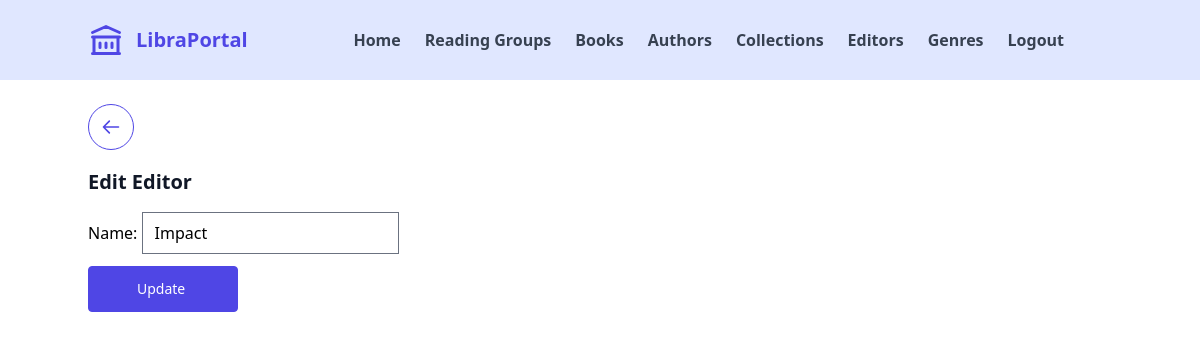
The page /bo/editor/1 (signed in) on the database its author committed.
### library/models.py (models this page shows, shortened)
class Editor(models.Model):
  name = models.CharField(max_length=100)

### library/views.py (the view)
# urls.py: path('bo/editor/<slug:pk>', views.BoEditorUpdateView.as_view(), name='bo_editor_detail'),
class BoEditorUpdateView(LoginRequiredMixin, UpdateView):
	model = Editor
	fields = ['name']
	template_name = 'back/editors/edit.html'
	success_url = '/bo/editors'

### templates/back/editors/edit.html
{% extends 'base.html' %}
{% load tailwind_filters %}
{% block content %}
  <div class="mb-3">
    <a href="{% url 'bo_editor_list' %}" class="inline-block btn btn-secondary">
      <svg
        class="h-5 w-5"
        xmlns="http://www.w3.org/2000/svg"
        fill="none"
        viewBox="0 0 24 24"
        stroke="currentColor"
      >
        <path
          stroke-linecap="round"
          stroke-linejoin="round"
          stroke-width="2"
          d="M14 5l7 7m0 0l-7 7m7-7H3"
          transform="rotate(180 12 12)"
        />
      </svg>
    </a>
  </div>
  <h1 class="text-xl font-bold text-gray-900 mb-4">
    {{ form.instance.pk| yesno:"Edit , Create " }} Editor
  </h1>
  <form method="post">{% csrf_token %}
    {{ form | crispy }}
    <input type="submit" class="btn btn-primary mt-3" value="{{ form.instance.pk| yesno:"Update , Create " }}">
  </form>
{% endblock %}

### rows shown on the page
Editor: instance.pk "Edit", name "Impact", instance.pk "Update"
